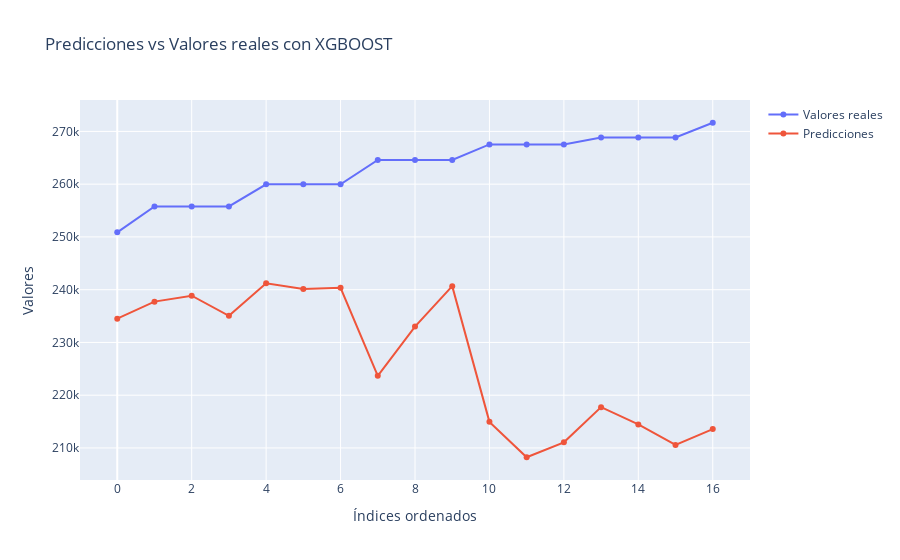

Notebook cell for this chart:
### Code cell
import plotly.graph_objects as go
fig = go.Figure()
fig.add_trace(go.Scatter(x=np.arange(len(y_test)), y=y_test_sorted,
                    mode='lines+markers',
                    name='Valores reales'))
fig.add_trace(go.Scatter(x=np.arange(len(predictions)), y=predictions_sorted,
                    mode='lines+markers',
                    name='Predicciones'))
fig.update_layout(title='Predicciones vs Valores reales con XGBOOST',
                   xaxis_title='Índices ordenados',
                   yaxis_title='Valores')
fig.show()

### Figure 1 — Plotly figure (JSON) as saved in the notebook; plotly's stock layout.template omitted (floating-point values rounded to 4 significant figures)
{"data": [{"mode": "lines+markers", "name": "Valores reales", "type": "scatter", "x": [0, 1, 2, 3, 4, 5, 6, 7, 8, 9, 10, 11, 12, 13, 14, 15, 16], "y": [250900.0, 255800.0, 255800.0, 255800.0, 260000.0, 260000.0, 260000.0, 264578, 264578, 264578, 267500.0, 267500.0, 267500.0, 268800.0, 268800.0, 268800.0, 271600.0]}, {"mode": "lines+markers", "name": "Predicciones", "type": "scatter", "x": [0, 1, 2, 3, 4, 5, 6, 7, 8, 9, 10, 11, 12, 13, 14, 15, 16], "y": [234500.0, 237700.0, 238900.0, 235100.0, 241200.0, 240100.0, 240400.0, 223700.0, 233000.0, 240700.0, 214900.0, 208200.0, 211100.0, 217700.0, 214500.0, 210600.0, 213600.0]}], "layout": {"title": {"text": "Predicciones vs Valores reales con XGBOOST"}, "xaxis": {"title": {"text": "Índices ordenados"}}, "yaxis": {"title": {"text": "Valores"}}}}
